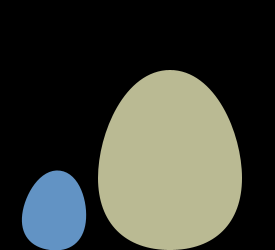
Frame 1 (no input)
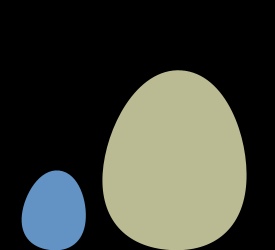
Frame 60 (the mouse pressed at the canvas centre just before this capture)
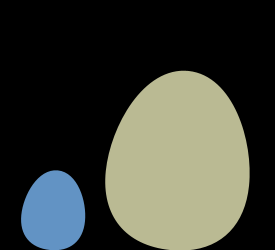
Frame 120 (the mouse held since frame 60 and released just before this capture)

The Processing sketch that drew these frames (run headless with seeded random() and noise(); from frame 60 on, the mouse is pressed at the canvas centre):

// Processing sketch: processing_170120
// ── processing_170120.pde

Egg humpty; // Declare the object
Egg dumpty;

void setup() {
size(275, 250);
// Inputs: x-coordinate, y-coordinate, tilt, height
humpty = new Egg(50, 250, PI/32, 80);
dumpty = new Egg(170, 250, PI/12, 180);
}
void draw() {
background(0);
humpty.wobble();
humpty.display();

dumpty.wobble2();
dumpty.display2();
}
class Egg {
float x, y; // X-coordinate, y-coordinate
float tilt; // Left and right angle offset
float angle; // Used to define the tilt
float scalar; // Height of the egg
// Constructor
Egg(int xpos, int ypos, float t, float s) {
x = xpos;
y = ypos;
tilt = t;
scalar = s / 100.0;
}

void wobble() {
tilt = cos(angle) / 8;
angle += 0.1;
}

void wobble2() {
tilt = sin(angle) / 6;
angle -= 0.1;
}

void display() {
noStroke();
fill(100,150,200,250);
pushMatrix();
translate(x, y);
rotate(tilt);
scale(scalar);
beginShape();
vertex(0, -100);
bezierVertex(25, -100, 40, -65, 40, -40);
bezierVertex(40, -15, 25, 0, 0, 0);
bezierVertex(-25, 0, -40, -15, -40, -40);
bezierVertex(-40, -65, -25, -100, 0, -100);
endShape();
popMatrix();
}

void display2() {
noStroke();
fill(190,190,150,250);
pushMatrix();
translate(x, y);
rotate(tilt);
scale(scalar);
beginShape();
vertex(0, -100);
bezierVertex(25, -100, 40, -65, 40, -40);
bezierVertex(40, -15, 25, 0, 0, 0);
bezierVertex(-25, 0, -40, -15, -40, -40);
bezierVertex(-40, -65, -25, -100, 0, -100);
endShape();
popMatrix();
}
}
